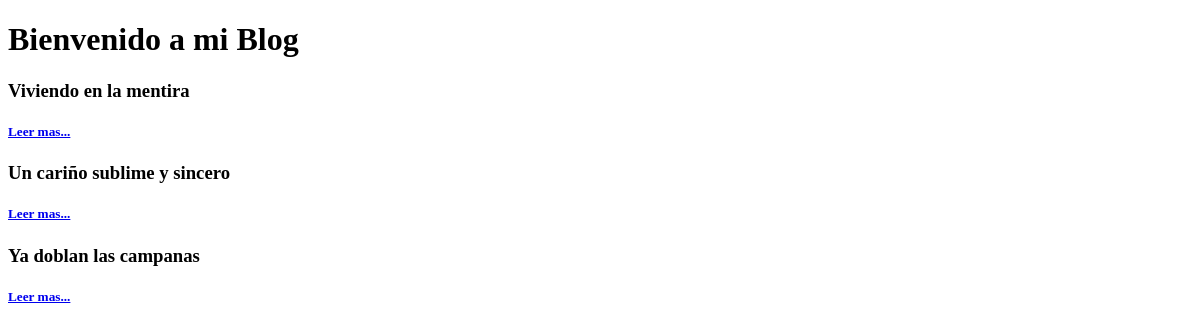
Before: / with the older database file.
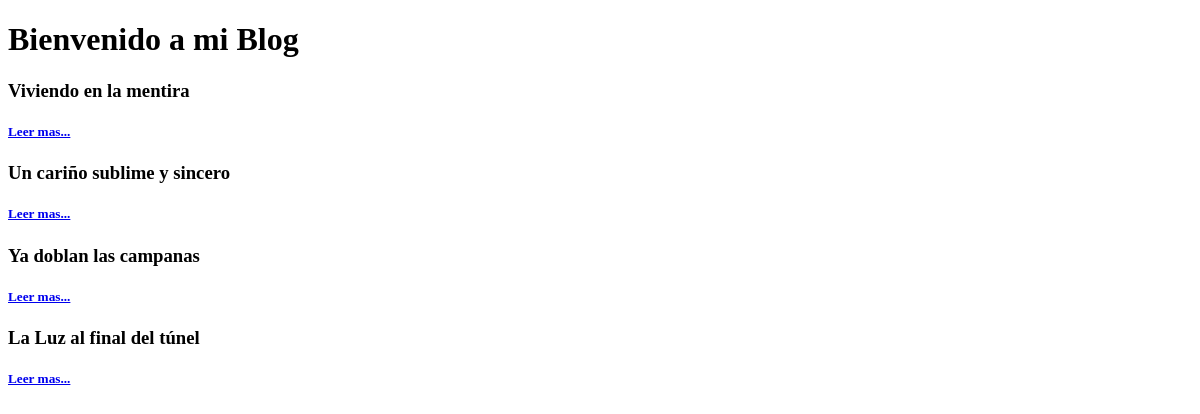
After: the same page with the newer database file.
### blog/models.py (models this page shows, shortened)
class Post(models.Model):
    title = models.CharField(max_length=200, verbose_name="Título")
    content = models.TextField(verbose_name="Contenido")
    class Meta:
        verbose_name = "entrada"
        verbose_name_plural = "entradas"

### blog/views.py (the view)
# urls.py: 2. Add a URL to urlpatterns:  path('', views.home, name='home')
def home(request):
    posts = Post.objects.all()
    return render(request, "blog/home.html", {'posts': posts})

### blog/templates/blog/home.html (shortened to what this page needs)
<!DOCTYPE html>
<html lang="en">
<head>
</head>
<body>
    <h1>Bienvenido a mi Blog</h1>
    {% for post in posts %}
        <div>
            <h3>{{post.title}}</h3>
            <h5><a href="/blog/{{post.id}}">Leer mas...</a></h5>
        </div>
    {% endfor %}
</body>
</html>

Changed rows visible on the page:
added Post: title "La Luz al final del túnel"
